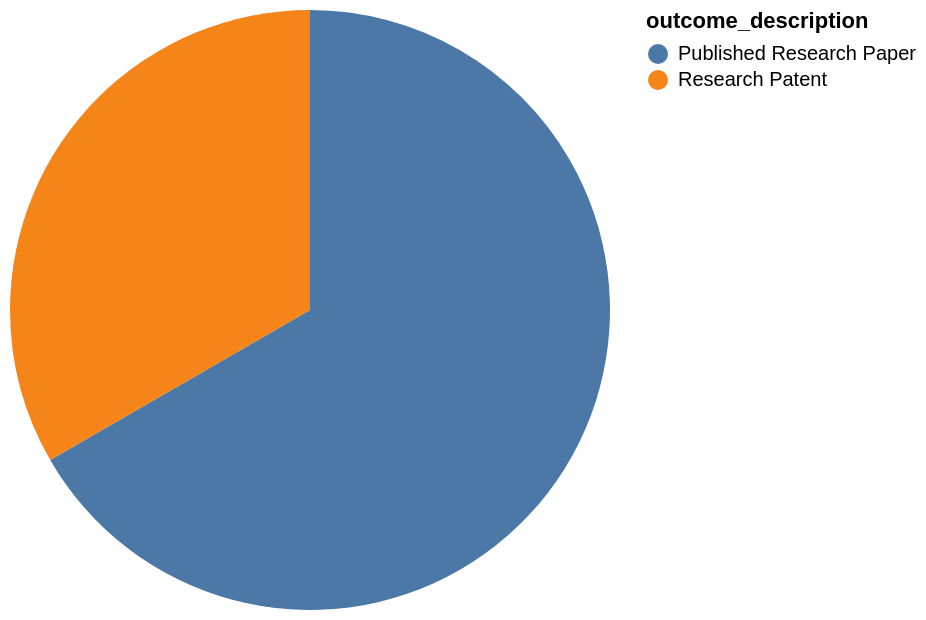

Source (Vega-Lite JSON):
### Vega-Lite specification from a JSON file in a GitHub repository (floating-point values rounded to 4 significant figures)
{"data": {"values": [{"x_data": "Published Research Paper", "y_data": 10}, {"x_data": "Research Patent", "y_data": 5}]}, "mark": "arc", "encoding": {"theta": {"field": "y_data", "type": "quantitative", "title": "COUNT(outcome_description)"}, "color": {"field": "x_data", "type": "nominal", "title": "outcome_description"}}}
